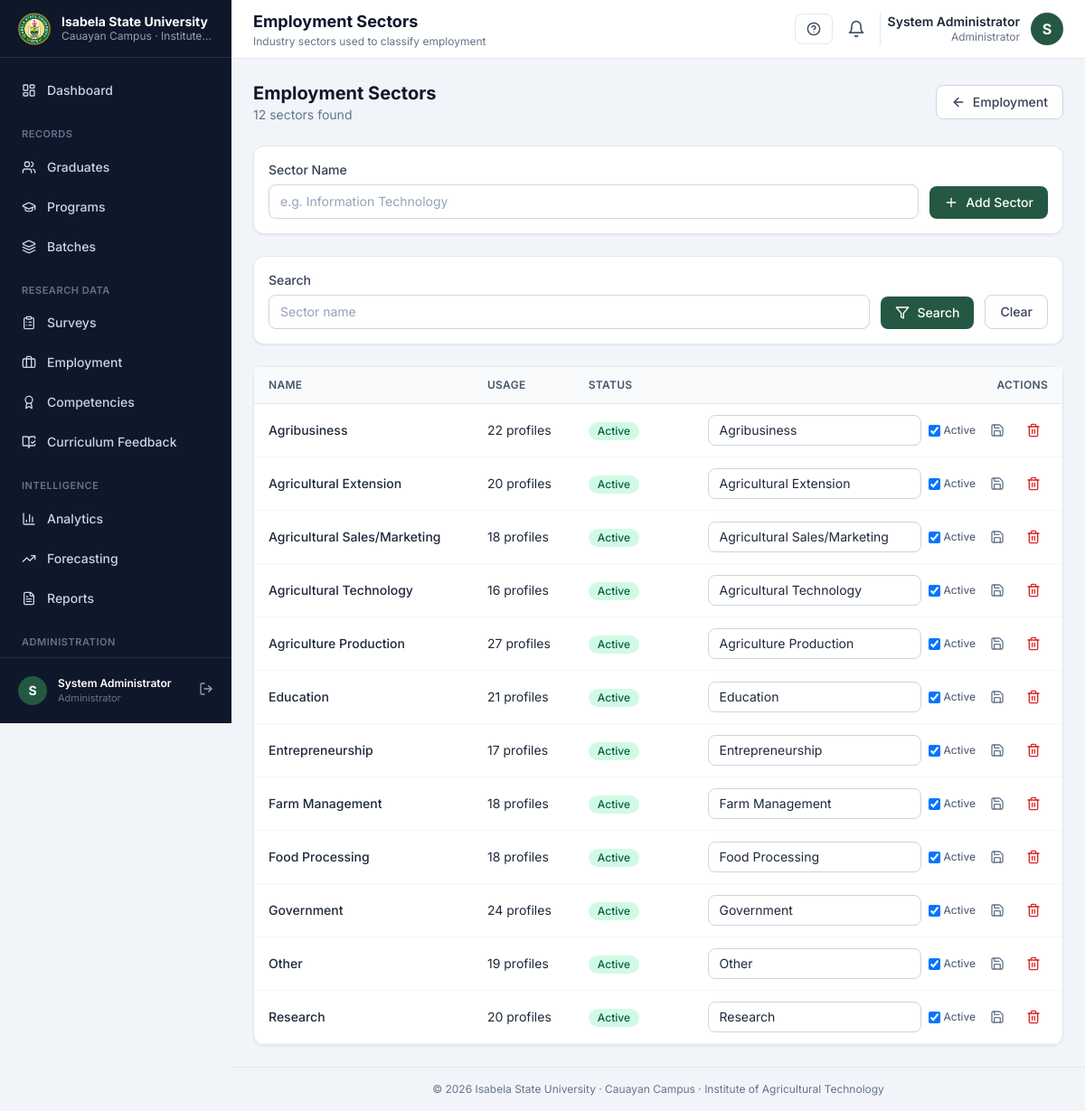
/admin/employment-sectors (signed in), run on the app's committed database.
### tables this page shows
CREATE TABLE `users` (
  `id` bigint(20) UNSIGNED NOT NULL,
  `role_id` bigint(20) UNSIGNED NOT NULL,
  `graduate_id` bigint(20) UNSIGNED DEFAULT NULL,
  `name` varchar(191) NOT NULL,
  `email` varchar(191) NOT NULL,
  `password` varchar(255) NOT NULL,
  `avatar` varchar(255) DEFAULT NULL,
  `is_active` tinyint(1) NOT NULL DEFAULT 1,
  `must_change_password` tinyint(1) NOT NULL DEFAULT 0,
  `last_login_at` timestamp NULL DEFAULT NULL,
  `password_reset_token` varchar(100) DEFAULT NULL,
  `password_reset_expires` timestamp NULL DEFAULT NULL,
  `created_at` timestamp NULL DEFAULT current_timestamp(),
  `updated_at` timestamp NULL DEFAULT current_timestamp() ON UPDATE current_timestamp(),
  `deleted_at` timestamp NULL DEFAULT NULL
);

CREATE TABLE `roles` (
  `id` bigint(20) UNSIGNED NOT NULL,
  `name` varchar(100) NOT NULL,
  `slug` varchar(60) NOT NULL,
  `description` varchar(255) DEFAULT NULL,
  `created_at` timestamp NULL DEFAULT current_timestamp(),
  `updated_at` timestamp NULL DEFAULT current_timestamp() ON UPDATE current_timestamp()
);

CREATE TABLE `employment_sectors` (
  `id` bigint(20) UNSIGNED NOT NULL,
  `name` varchar(191) NOT NULL,
  `is_active` tinyint(1) NOT NULL DEFAULT 1,
  `created_at` timestamp NULL DEFAULT current_timestamp(),
  `updated_at` timestamp NULL DEFAULT current_timestamp() ON UPDATE current_timestamp(),
  `deleted_at` timestamp NULL DEFAULT NULL
);

### views/admin/employment/sectors.php (the view, shortened to what the rows shown need)
<?php
$sectors = $sectors ?? [];
$search = $search ?? '';
?>
<div class="space-y-6">
    <div class="flex flex-wrap items-center justify-between gap-3">
        <div>
            <h2 class="text-xl font-bold text-ink-900">Employment Sectors</h2>
            <p class="text-sm text-ink-500"><?= number_format($sectors['total'] ?? 0) ?> sector<?= ($sectors['total'] ?? 0) === 1 ? '' : 's' ?> found</p>
        </div>
        <a href="<?= url('admin/employment') ?>" class="btn-secondary"><i data-lucide="arrow-left" class="w-4 h-4"></i> Employment</a>
    </div>
    <form method="POST" action="<?= url('admin/employment-sectors') ?>" class="card p-4 flex flex-wrap items-end gap-3">
        <div class="min-w-[240px] flex-1">
            <label class="label" for="new-name">Sector Name</label>
            <input type="text" name="name" id="new-name" class="input" placeholder="e.g. Information Technology" required>
        </div>
        <button type="submit" class="btn-primary"><i data-lucide="plus" class="w-4 h-4"></i> Add Sector</button>
    </form>
    <form method="GET" action="<?= url('admin/employment-sectors') ?>" class="card p-4 flex flex-wrap items-end gap-3">
        <div class="min-w-[240px] flex-1">
            <label class="label" for="f-search">Search</label>
            <input type="search" name="search" id="f-search" class="input" placeholder="Sector name" value="<?= e($search) ?>">
        </div>
        <button type="submit" class="btn-primary"><i data-lucide="filter" class="w-4 h-4"></i> Search</button>
        <a href="<?= url('admin/employment-sectors') ?>" class="btn-secondary">Clear</a>
    </form>
    <div class="card">
        <div class="table-wrap">
            <table class="table">
                <thead>
                    <tr>
                        <th>Name</th>
                        <th>Usage</th>
                        <th>Status</th>
                        <th class="text-right">Actions</th>
                    </tr>
                </thead>
                <tbody>
                <?php foreach ($sectors['items'] as $s): ?>
                    <tr>
                        <td class="font-medium text-ink-800"><?= e($s['name']) ?></td>
                        <td><?= number_format((int) $s['usage_count']) ?> profile<?= (int) $s['usage_count'] === 1 ? '' : 's' ?></td>
                        <td>
                            <?php if ($s['is_active']): ?>
                                <span class="badge-green">Active</span>
                            <?php else: ?>
                                <span class="badge-gray">Inactive</span>
                            <?php endif; ?>
                        </td>
                        <td class="text-right">
                            <div class="flex items-center justify-end gap-2">
                                <form method="POST" action="<?= url('admin/employment-sectors/' . (int) $s['id']) ?>" class="inline-flex items-center gap-2">
                                    <input type="text" name="name" value="<?= e($s['name']) ?>" class="input !w-auto !py-1.5" required>
                                    <label class="inline-flex items-center gap-1 text-xs text-ink-600">
                                        <input type="checkbox" name="is_active" value="1" <?= $s['is_active'] ? 'checked' : '' ?> class="rounded"> Active
                                    </label>
                                    <button type="submit" class="icon-btn" title="Save"><i data-lucide="save" class="w-4 h-4"></i></button>
                                </form>
                                <form method="POST" action="<?= url('admin/employment-sectors/' . (int) $s['id']) ?>" onsubmit="return confirmAction('Remove sector <?= e(addslashes($s['name'])) ?>?', this);">
                                    <button type="submit" class="icon-btn !text-red-600 hover:!bg-red-50" title="Delete"><i data-lucide="trash-2" class="w-4 h-4"></i></button>
                                </form>
                            </div>
                        </td>
                    </tr>
                <?php endforeach; ?>
                </tbody>
            </table>
        </div>
    </div>
</div>

### app/Core/Router.php (shortened to what the rows shown need)
<?php
final class Router
{
    private array $routes = [];
    private function add(string $method, string $uri, string|array|Closure $action): Route
    {
        $uri = '/' . trim($uri, '/');
        $route = new Route($method, $uri, $action);
        $this->routes[] = $route;
        return $route;
    }
    public function dispatch(Request $request): void
    {
        $method = $request->method();
        $path = $request->path();
        foreach ($this->routes as $route) {
            $params = $route->matches($method, $path);
            if ($params === null) {
                continue;
            }
            $next = function () use ($route, $request, $params): void {
                $this->executeAction($route, $request, $params);
            };
            foreach (array_reverse($route->middleware) as $middleware) {
                $next = $this->wrapMiddleware($middleware, $next);
            }
            $next();
            return;
        }
    }
    private function wrapMiddleware($middleware, Closure $next): Closure
    {
        return function () use ($middleware, $next): void {
            if ($middleware instanceof Closure) {
                $middleware($next);
                return;
            }
            if (is_string($middleware)) {
                $instance = $this->resolveMiddleware($middleware);
                $instance->handle($next);
                return;
            }
            $next();
        };
    }
    private function resolveMiddleware(string $class): MiddlewareInterface
    {
        $instance = new $class();
        return $instance;
    }
    private function executeAction(Route $route, Request $request, array $params): void
    {
        $action = $route->action;
        if (is_string($action) && str_contains($action, '@')) {
            [$controller, $method] = explode('@', $action, 2);
        } elseif (is_array($action) && count($action) === 2) {
            [$controller, $method] = $action;
        } else {
            throw new \RuntimeException('Invalid route action for ' . $route->uri);
        }
        $instance = new $controller();
        $instance->{$method}($request, $params);
    }
}

### views/layouts/app.php (shortened to what the rows shown need)
<?php
$user = auth();
$role = $user->role_slug ?? 'guest';
$appName = (string) setting('university_name', 'Isabela State University');
$campus = (string) setting('campus_name', 'Cauayan Campus');
?>
<!DOCTYPE html>
<html lang="en">
<head>
    <link rel="stylesheet" href="<?= asset('css/tailwind.min.css') ?>">
</head>
<body class="bg-ink-100 min-h-screen">
<div class="flex min-h-screen">
    <aside id="sidebar" class="fixed inset-y-0 left-0 z-40 w-64 bg-ink-900 text-ink-300 flex flex-col transform -translate-x-full lg:translate-x-0 lg:sticky lg:top-0 lg:h-screen transition-transform duration-200" aria-label="Sidebar">
        <div class="flex items-center gap-3 px-5 h-16 border-b border-white/10 shrink-0">
            <img src="<?= asset('images/logo.png') ?>" alt="<?= e($appName) ?>" class="w-9 h-9 rounded-lg object-cover shrink-0">
            <div class="min-w-0">
                <p class="text-white text-sm font-bold leading-tight truncate"><?= e($appName) ?></p>
                <p class="text-ink-400 text-xs truncate"><?= e($campus) ?> &middot; <?= e(setting('institute_name', 'IAT')) ?></p>
            </div>
        </div>
        <nav class="flex-1 overflow-y-auto px-3 py-4 space-y-1" id="sidebar-nav">
            <?php if ($role === 'admin'): ?>
                <a href="<?= url('admin/dashboard') ?>" class="sidebar-link <?= current_route_active('/admin/dashboard') ? 'active' : '' ?>">
                    <i data-lucide="layout-dashboard" class="w-4 h-4"></i><span>Dashboard</span>
                </a>
                <p class="px-3 pt-4 pb-1 text-[11px] font-semibold uppercase tracking-wider text-ink-500">Records</p>
                <a href="<?= url('admin/graduates') ?>" class="sidebar-link <?= current_route_active('/admin/graduates') ? 'active' : '' ?>">
                    <i data-lucide="users" class="w-4 h-4"></i><span>Graduates</span>
                </a>
                <a href="<?= url('admin/programs') ?>" class="sidebar-link <?= current_route_active('/admin/programs') ? 'active' : '' ?>">
                    <i data-lucide="graduation-cap" class="w-4 h-4"></i><span>Programs</span>
                </a>
                <a href="<?= url('admin/batches') ?>" class="sidebar-link <?= current_route_active('/admin/batches') ? 'active' : '' ?>">
                    <i data-lucide="layers" class="w-4 h-4"></i><span>Batches</span>
                </a>
                <p class="px-3 pt-4 pb-1 text-[11px] font-semibold uppercase tracking-wider text-ink-500">Research Data</p>
                <a href="<?= url('admin/surveys') ?>" class="sidebar-link <?= current_route_active('/admin/surveys') ? 'active' : '' ?>">
                    <i data-lucide="clipboard-list" class="w-4 h-4"></i><span>Surveys</span>
                </a>
                <a href="<?= url('admin/employment') ?>" class="sidebar-link <?= current_route_active('/admin/employment') ? 'active' : '' ?>">
                    <i data-lucide="briefcase" class="w-4 h-4"></i><span>Employment</span>
                </a>
                <a href="<?= url('admin/competencies') ?>" class="sidebar-link <?= current_route_active('/admin/competencies') ? 'active' : '' ?>">
                    <i data-lucide="award" class="w-4 h-4"></i><span>Competencies</span>
                </a>
                <a href="<?= url('admin/curriculum-feedback') ?>" class="sidebar-link <?= current_route_active('/admin/curriculum-feedback') ? 'active' : '' ?>">
                    <i data-lucide="book-open-check" class="w-4 h-4"></i><span>Curriculum Feedback</span>
                </a>
                <p class="px-3 pt-4 pb-1 text-[11px] font-semibold uppercase tracking-wider text-ink-500">Intelligence</p>
                <a href="<?= url('admin/analytics') ?>" class="sidebar-link <?= current_route_active('/admin/analytics') ? 'active' : '' ?>">
                    <i data-lucide="bar-chart-3" class="w-4 h-4"></i><span>Analytics</span>
                </a>
                <a href="<?= url('admin/forecasting') ?>" class="sidebar-link <?= current_route_active('/admin/forecasting') ? 'active' : '' ?>">
                    <i data-lucide="trending-up" class="w-4 h-4"></i><span>Forecasting</span>
                </a>
                <a href="<?= url('admin/reports') ?>" class="sidebar-link <?= current_route_active('/admin/reports') ? 'active' : '' ?>">
                    <i data-lucide="file-text" class="w-4 h-4"></i><span>Reports</span>
                </a>
                <p class="px-3 pt-4 pb-1 text-[11px] font-semibold uppercase tracking-wider text-ink-500">Administration</p>
            <?php endif; ?>
        </nav>
        <div class="p-3 border-t border-white/10 shrink-0">
            <div class="flex items-center gap-3 px-2 py-2">
                <div class="w-8 h-8 rounded-full bg-brand-700 text-white flex items-center justify-center text-sm font-bold uppercase">
                    <?= e(substr($user->name ?? '?', 0, 1)) ?>
                </div>
                <div class="min-w-0 flex-1">
                    <p class="text-white text-xs font-semibold truncate"><?= e($user->name ?? '') ?></p>
                    <p class="text-ink-500 text-[11px] truncate"><?= e($role === 'admin' ? 'Administrator' : 'IAT Graduate') ?></p>
                </div>
                <form method="POST" action="<?= url('logout') ?>">
                    <button type="submit" title="Logout" class="text-ink-400 hover:text-white transition-colors">
                        <i data-lucide="log-out" class="w-4 h-4"></i>
                    </button>
                </form>
            </div>
        </div>
    </aside>
    <div class="flex-1 flex flex-col min-w-0">
        <header class="bg-white border-b border-ink-200 sticky top-0 z-20">
            <div class="flex items-center justify-between gap-3 px-4 lg:px-6 h-16">
                <div class="flex items-center gap-3">
                    <div>
                        <h1 class="text-base lg:text-lg font-bold text-ink-900 leading-tight"><?= e($title ?? 'Dashboard') ?></h1>
                        <p class="text-xs text-ink-500 hidden sm:block"><?= e($subtitle ?? $campus . ' &middot; ' . setting('institute_name', 'IAT')) ?></p>
                    </div>
                </div>
                <div class="flex items-center gap-2">
                    <button type="button" id="manual-open" class="inline-flex items-center gap-2 px-3 py-2 rounded-lg border border-ink-200 text-sm font-medium text-ink-700 hover:bg-ink-50" aria-controls="manual-slider" aria-expanded="false" aria-label="Open user manual">
                        <i data-lucide="circle-help" class="w-4 h-4"></i>
                    </button>
                    <div class="relative" id="notification-dropdown">
                        <button id="notification-bell" class="relative p-2 rounded-lg hover:bg-ink-100 text-ink-600" aria-label="Notifications">
                            <i data-lucide="bell" class="w-5 h-5"></i>
                        </button>
                    </div>
                    <div class="hidden md:flex items-center gap-3 pl-2 border-l border-ink-200">
                        <div class="text-right">
                            <p class="text-sm font-semibold text-ink-800 leading-tight"><?= e($user->name ?? '') ?></p>
                            <p class="text-xs text-ink-500"><?= e($role === 'admin' ? 'Administrator' : 'IAT Graduate') ?></p>
                        </div>
                        <div class="w-9 h-9 rounded-full bg-brand-700 text-white flex items-center justify-center font-bold uppercase">
                            <?= e(substr($user->name ?? '?', 0, 1)) ?>
                        </div>
                    </div>
                </div>
            </div>
        </header>
        <main class="flex-1 px-4 lg:px-6 py-6">
            <?= $content ?>
        </main>
        <footer class="px-4 lg:px-6 py-4 border-t border-ink-200 text-center text-xs text-ink-500">
            &copy; <?= date('Y') ?> <?= e($appName) ?> &middot; <?= e($campus) ?> &middot; Institute of Agricultural Technology
        </footer>
    </div>
</div>
</body>
</html>

### data on the page
users: name "S", name "System Administrator", role.slug "Administrator"
employment_sectors: id "12", name "Other", usage_count "19", shows "Active", is_active "☑"
employment_sectors: name "Agribusiness", usage_count "22", shows "Active", is_active "☑"
employment_sectors: name "Agricultural Extension", usage_count "20", shows "Active", is_active "☑"
employment_sectors: name "Agricultural Sales/Marketing", usage_count "18", shows "Active", is_active "☑"
employment_sectors: name "Agricultural Technology", usage_count "16", shows "Active", is_active "☑"
employment_sectors: name "Agriculture Production", usage_count "27", shows "Active", is_active "☑"
employment_sectors: name "Education", usage_count "21", shows "Active", is_active "☑"
employment_sectors: name "Entrepreneurship", usage_count "17", shows "Active", is_active "☑"
employment_sectors: name "Farm Management", usage_count "18", shows "Active", is_active "☑"
employment_sectors: name "Food Processing", usage_count "18", shows "Active", is_active "☑"
employment_sectors: name "Government", usage_count "24", shows "Active", is_active "☑"
employment_sectors: name "Research", usage_count "20", shows "Active", is_active "☑"

### other printed values
$appName "Isabela State University"
